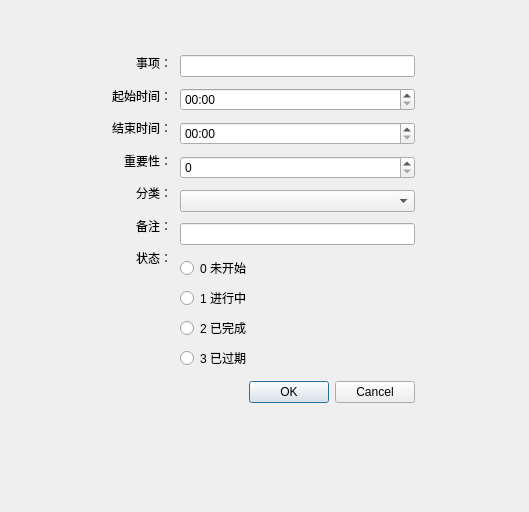
<?xml version="1.0" encoding="UTF-8"?>
<ui version="4.0">
 <class>Dialog</class>
 <widget class="QDialog" name="Dialog">
  <property name="geometry">
   <rect>
    <x>0</x>
    <y>0</y>
    <width>529</width>
    <height>512</height>
   </rect>
  </property>
  <property name="windowTitle">
   <string>Dialog</string>
  </property>
  <widget class="QWidget" name="verticalLayoutWidget">
   <property name="geometry">
    <rect>
     <x>180</x>
     <y>50</y>
     <width>235</width>
     <height>363</height>
    </rect>
   </property>
   <layout class="QVBoxLayout" name="verticalLayout">
    <item>
     <widget class="QLineEdit" name="lineEdit_2"/>
    </item>
    <item>
     <widget class="QTimeEdit" name="timeEdit">
      <property name="displayFormat">
       <string>HH:mm</string>
      </property>
     </widget>
    </item>
    <item>
     <widget class="QTimeEdit" name="timeEdit_2">
      <property name="displayFormat">
       <string>HH:mm</string>
      </property>
     </widget>
    </item>
    <item>
     <widget class="QSpinBox" name="spinBox"/>
    </item>
    <item>
     <widget class="QComboBox" name="comboBox"/>
    </item>
    <item>
     <widget class="QLineEdit" name="lineEdit"/>
    </item>
    <item>
     <layout class="QVBoxLayout" name="verticalLayout_4">
      <item>
       <widget class="QRadioButton" name="radioButton">
        <property name="text">
         <string>0 未开始</string>
        </property>
       </widget>
      </item>
      <item>
       <widget class="QRadioButton" name="radioButton_2">
        <property name="text">
         <string>1 进行中</string>
        </property>
       </widget>
      </item>
      <item>
       <widget class="QRadioButton" name="radioButton_3">
        <property name="text">
         <string>2 已完成</string>
        </property>
       </widget>
      </item>
      <item>
       <widget class="QRadioButton" name="radioButton_4">
        <property name="text">
         <string>3 已过期</string>
        </property>
       </widget>
      </item>
     </layout>
    </item>
    <item>
     <widget class="QDialogButtonBox" name="buttonBox_2">
      <property name="standardButtons">
       <set>QDialogButtonBox::Cancel|QDialogButtonBox::Ok</set>
      </property>
     </widget>
    </item>
   </layout>
  </widget>
  <widget class="QWidget" name="verticalLayoutWidget_2">
   <property name="geometry">
    <rect>
     <x>80</x>
     <y>50</y>
     <width>92</width>
     <height>221</height>
    </rect>
   </property>
   <layout class="QVBoxLayout" name="verticalLayout_2">
    <item>
     <widget class="QLabel" name="label">
      <property name="text">
       <string>事项：</string>
      </property>
      <property name="alignment">
       <set>Qt::AlignRight|Qt::AlignTrailing|Qt::AlignVCenter</set>
      </property>
     </widget>
    </item>
    <item>
     <widget class="QLabel" name="label_3">
      <property name="text">
       <string>起始时间：</string>
      </property>
      <property name="alignment">
       <set>Qt::AlignRight|Qt::AlignTrailing|Qt::AlignVCenter</set>
      </property>
     </widget>
    </item>
    <item>
     <widget class="QLabel" name="label_5">
      <property name="text">
       <string>结束时间：</string>
      </property>
      <property name="alignment">
       <set>Qt::AlignRight|Qt::AlignTrailing|Qt::AlignVCenter</set>
      </property>
     </widget>
    </item>
    <item>
     <widget class="QLabel" name="label_4">
      <property name="text">
       <string>重要性：</string>
      </property>
      <property name="alignment">
       <set>Qt::AlignRight|Qt::AlignTrailing|Qt::AlignVCenter</set>
      </property>
     </widget>
    </item>
    <item>
     <widget class="QLabel" name="label_2">
      <property name="text">
       <string>分类：</string>
      </property>
      <property name="alignment">
       <set>Qt::AlignRight|Qt::AlignTrailing|Qt::AlignVCenter</set>
      </property>
     </widget>
    </item>
    <item>
     <widget class="QLabel" name="label_6">
      <property name="text">
       <string>备注：</string>
      </property>
      <property name="alignment">
       <set>Qt::AlignRight|Qt::AlignTrailing|Qt::AlignVCenter</set>
      </property>
     </widget>
    </item>
    <item>
     <widget class="QLabel" name="label_7">
      <property name="text">
       <string>状态：</string>
      </property>
      <property name="alignment">
       <set>Qt::AlignRight|Qt::AlignTrailing|Qt::AlignVCenter</set>
      </property>
     </widget>
    </item>
   </layout>
  </widget>
 </widget>
 <resources/>
 <connections/>
</ui>
